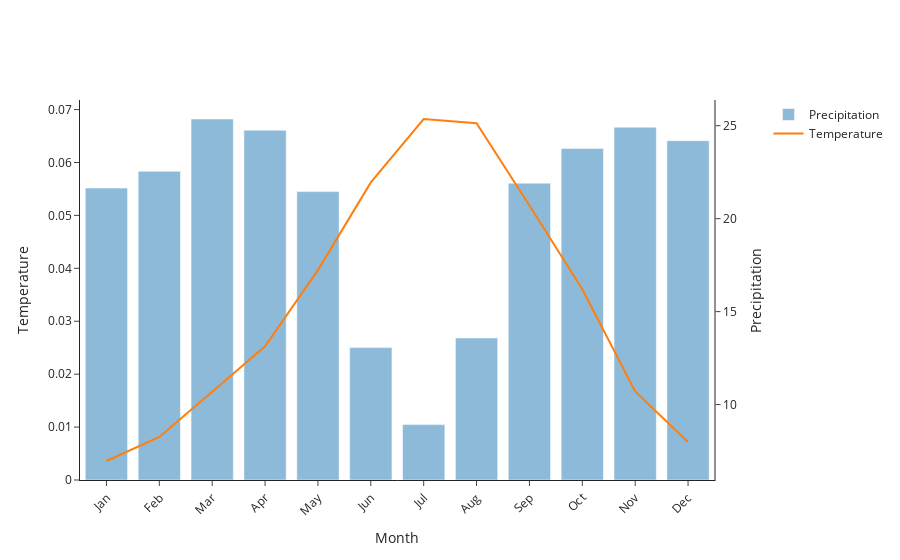

Source (notebook cell):
### Code cell
from plotly.subplots import make_subplots

# Create a subplot with shared x-axis
fig = make_subplots(specs=[[{"secondary_y": True}]])

# Add a bar chart for precipitation to the secondary y-axis
fig.add_trace(
    go.Bar(x=precip_climatology.month, y=precip_climatology, name='Precipitation', opacity=0.5),
    secondary_y=False,
)

# Add a line chart for temperature to the primary y-axis
fig.add_trace(
    go.Scatter(x=avg_temp.month, y=avg_temp, mode='lines', name='Temperature'),
    secondary_y=True,
)

# Set the layout to have two y-axes
fig.update_layout(
    yaxis=dict(title='Temperature'),
    yaxis2=dict(title='Precipitation', overlaying='y', side='right'),
    xaxis=dict(
        title='Month',
        tickmode='array',
        tickvals=avg_temp.month,
        ticktext=['Jan', 'Feb', 'Mar', 'Apr', 'May', 'Jun', 'Jul', 'Aug', 'Sep', 'Oct', 'Nov', 'Dec'],
        tickangle=-45
    ),
    template='simple_white'
)

# Show the figure
fig.show()

### Figure 1 — Plotly figure (JSON) as saved in the notebook; plotly's stock layout.template omitted (floating-point values rounded to 4 significant figures)
{"data": [{"name": "Precipitation", "opacity": 0.5, "type": "bar", "x": [1, 2, 3, 4, 5, 6, 7, 8, 9, 10, 11, 12], "xaxis": "x", "y": [0.05517, 0.05833, 0.06822, 0.06609, 0.0545, 0.02502, 0.01047, 0.02685, 0.05609, 0.06266, 0.06666, 0.06413], "yaxis": "y"}, {"mode": "lines", "name": "Temperature", "type": "scatter", "x": [1, 2, 3, 4, 5, 6, 7, 8, 9, 10, 11, 12], "xaxis": "x", "y": [6.964, 8.26, 10.69, 13.13, 17.23, 21.95, 25.36, 25.13, 20.71, 16.21, 10.71, 7.985], "yaxis": "y2"}], "layout": {"xaxis": {"anchor": "y", "domain": [0, 0.94], "tickangle": -45, "tickmode": "array", "ticktext": ["Jan", "Feb", "Mar", "Apr", "May", "Jun", "Jul", "Aug", "Sep", "Oct", "Nov", "Dec"], "tickvals": [1, 2, 3, 4, 5, 6, 7, 8, 9, 10, 11, 12], "title": {"text": "Month"}}, "yaxis": {"anchor": "x", "domain": [0, 1], "title": {"text": "Temperature"}}, "yaxis2": {"anchor": "x", "overlaying": "y", "side": "right", "title": {"text": "Precipitation"}}}}
